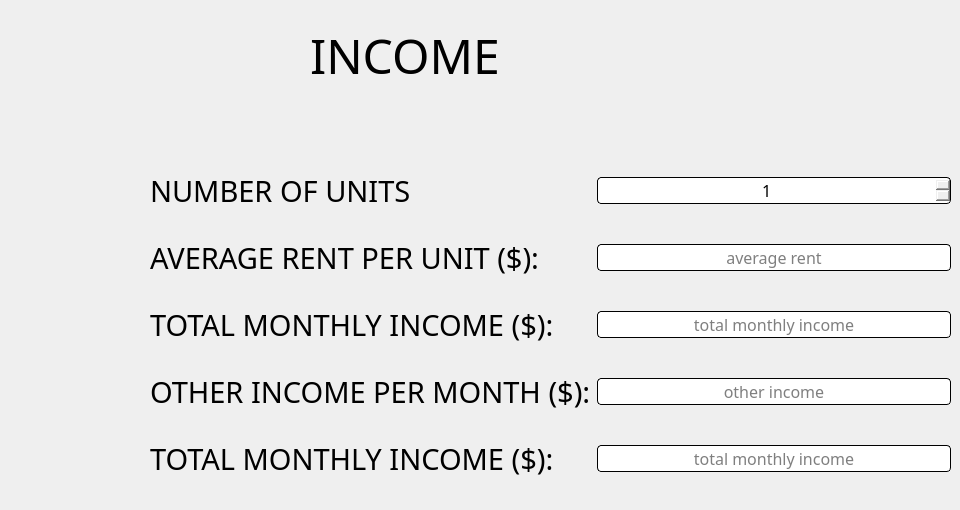
    <widget class="QWidget" name="Income_Tab">
     <property name="font">
      <font>
       <family>Arial</family>
       <pointsize>14</pointsize>
      </font>
     </property>
     <attribute name="title">
      <string>Income</string>
     </attribute>
     <widget class="QLabel" name="income_Header">
      <property name="geometry">
       <rect>
        <x>310</x>
        <y>30</y>
        <width>291</width>
        <height>51</height>
       </rect>
      </property>
      <property name="font">
       <font>
        <family>Gill Sans MT Condensed</family>
        <pointsize>36</pointsize>
        <weight>50</weight>
        <bold>false</bold>
       </font>
      </property>
      <property name="text">
       <string>INCOME</string>
      </property>
     </widget>
     <widget class="QLabel" name="Logo_income">
      <property name="geometry">
       <rect>
        <x>0</x>
        <y>0</y>
        <width>121</width>
        <height>101</height>
       </rect>
      </property>
      <property name="text">
       <string/>
      </property>
      <property name="pixmap">
       <pixmap resource="SFI-white.qrc">:/newPrefix/SFI-white.png</pixmap>
      </property>
      <property name="scaledContents">
       <bool>true</bool>
      </property>
     </widget>
     <widget class="QWidget" name="layoutWidget">
      <property name="geometry">
       <rect>
        <x>150</x>
        <y>150</y>
        <width>801</width>
        <height>351</height>
       </rect>
      </property>
      <layout class="QGridLayout" name="gridLayout_4">
       <item row="0" column="0">
        <widget class="QLabel" name="Num_Units">
         <property name="font">
          <font>
           <family>Gill Sans MT Condensed</family>
           <pointsize>22</pointsize>
          </font>
         </property>
         <property name="frameShape">
          <enum>QFrame::NoFrame</enum>
         </property>
         <property name="text">
          <string>NUMBER OF UNITS</string>
         </property>
        </widget>
       </item>
       <item row="0" column="1">
        <widget class="QSpinBox" name="num_units_input">
         <property name="font">
          <font>
           <family>Gill Sans MT</family>
           <pointsize>12</pointsize>
          </font>
         </property>
         <property name="styleSheet">
          <string notr="true">QSpinBox{
border: 0.5px solid black;
 border-radius: 4px;
}</string>
         </property>
         <property name="alignment">
          <set>Qt::AlignCenter</set>
         </property>
         <property name="minimum">
          <number>1</number>
         </property>
         <property name="maximum">
          <number>200</number>
         </property>
        </widget>
       </item>
       <item row="1" column="0">
        <widget class="QLabel" name="Ave_Rent_Unit">
         <property name="font">
          <font>
           <family>Gill Sans MT Condensed</family>
           <pointsize>22</pointsize>
          </font>
         </property>
         <property name="text">
          <string>AVERAGE RENT PER UNIT ($):</string>
         </property>
        </widget>
       </item>
       <item row="1" column="1">
        <widget class="QLineEdit" name="ave_rent_input">
         <property name="font">
          <font>
           <family>Gill Sans MT</family>
           <pointsize>12</pointsize>
          </font>
         </property>
         <property name="styleSheet">
          <string notr="true">QLineEdit{
border: 0.5px solid black;
 border-radius: 4px;
}</string>
         </property>
         <property name="text">
          <string/>
         </property>
         <property name="alignment">
          <set>Qt::AlignCenter</set>
         </property>
         <property name="placeholderText">
          <string>average rent</string>
         </property>
        </widget>
       </item>
       <item row="2" column="0">
        <widget class="QLabel" name="Total_Rent_Month">
         <property name="font">
          <font>
           <family>Gill Sans MT Condensed</family>
           <pointsize>22</pointsize>
          </font>
         </property>
         <property name="text">
          <string>TOTAL MONTHLY INCOME ($):</string>
         </property>
        </widget>
       </item>
       <item row="2" column="1">
        <widget class="QLineEdit" name="tot_rent_month_auto">
         <property name="font">
          <font>
           <family>Gill Sans MT</family>
           <pointsize>12</pointsize>
          </font>
         </property>
         <property name="styleSheet">
          <string notr="true">QLineEdit{
border: 0.5px solid black;
 border-radius: 4px;
}</string>
         </property>
         <property name="text">
          <string/>
         </property>
         <property name="alignment">
          <set>Qt::AlignCenter</set>
         </property>
         <property name="readOnly">
          <bool>true</bool>
         </property>
         <property name="placeholderText">
          <string>total monthly income</string>
         </property>
        </widget>
       </item>
       <item row="3" column="0">
        <widget class="QLabel" name="Other_Income_Month">
         <property name="font">
          <font>
           <family>Gill Sans MT Condensed</family>
           <pointsize>22</pointsize>
          </font>
         </property>
         <property name="text">
          <string>OTHER INCOME PER MONTH ($):</string>
         </property>
        </widget>
       </item>
       <item row="3" column="1">
        <widget class="QLineEdit" name="other_income_month_input">
         <property name="font">
          <font>
           <family>Gill Sans MT</family>
           <pointsize>12</pointsize>
          </font>
         </property>
         <property name="styleSheet">
          <string notr="true">QLineEdit{
border: 0.5px solid black;
 border-radius: 4px;
}</string>
         </property>
         <property name="text">
          <string/>
         </property>
         <property name="alignment">
          <set>Qt::AlignCenter</set>
         </property>
         <property name="placeholderText">
          <string>other income</string>
         </property>
        </widget>
       </item>
       <item row="4" column="0">
        <widget class="QLabel" name="Total_Income_Month">
         <property name="font">
          <font>
           <family>Gill Sans MT Condensed</family>
           <pointsize>22</pointsize>
          </font>
         </property>
         <property name="text">
          <string>TOTAL MONTHLY INCOME ($):</string>
         </property>
        </widget>
       </item>
       <item row="4" column="1">
        <widget class="QLineEdit" name="tot_income_month_auto">
         <property name="font">
          <font>
           <family>Gill Sans MT</family>
           <pointsize>12</pointsize>
          </font>
         </property>
         <property name="styleSheet">
          <string notr="true">QLineEdit{
border: 0.5px solid black;
 border-radius: 4px;
}</string>
         </property>
         <property name="text">
          <string/>
         </property>
         <property name="alignment">
          <set>Qt::AlignCenter</set>
         </property>
         <property name="readOnly">
          <bool>true</bool>
         </property>
         <property name="placeholderText">
          <string>total monthly income</string>
         </property>
        </widget>
       </item>
      </layout>
     </widget>
    </widget>
